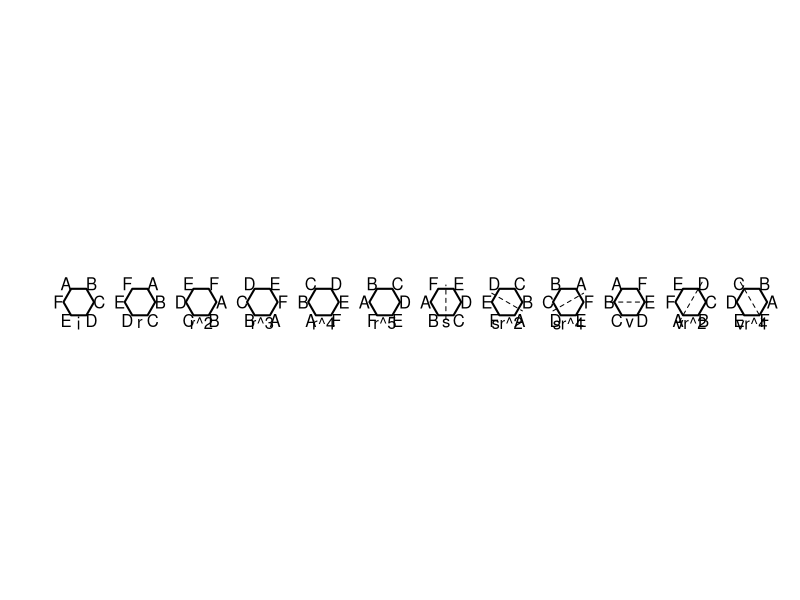
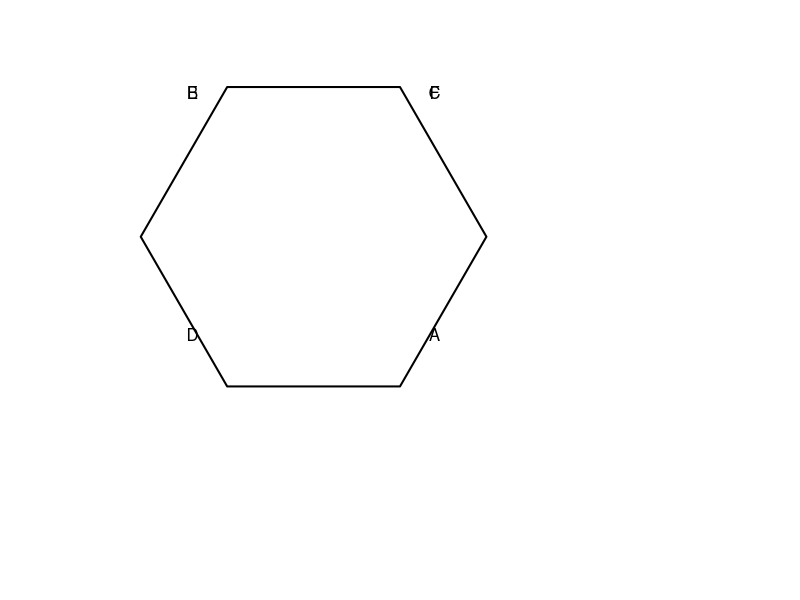

Source code (R) for these figures, in order:
# hexagon
#d6calc.R - Symmetries of the square
#orientation is counter-clockwise
#r is a 60degree rotation
D6.makeDataFrame <- function() {
    DF <- data.frame(name=rep("",8),cfg=rep("",8),stringsAsFactors = FALSE)
    DF[1,] <- c("i","ABCDEF")
    DF[2,] <- c("r","FABCDE")
    DF[3,] <- c("r^2","EFABCD")
    DF[4,] <- c("r^3","DEFABC")
    DF[5,] <- c("r^4","CDEFAB")
    DF[6,] <- c("r^5","BCDEFA")
    DF[7,] <- c("s","FEDCBA")
    DF[8,] <- c("sr^2","DCBAFE")
    DF[9,] <- c("sr^4","BAFEDC")
    DF[10,] <- c("v","AFEDCB")
    DF[11,] <- c("vr^2","EDCBAF")
    DF[12,] <- c("vr^4","CBAFED")
    
    return(DF)
}
BiggsDF <- D6.makeDataFrame()
BiggsDF
#a is one of the Biggs symbols for an operation.
#TODO draw a square

D6.showConfigs <- function(DF) {
    par(mar=c(1,1,1,1))
    plot(NULL,xlim=c(-1,45),ylim = c(-1,3), asp = 1, axes = FALSE)
    for (i in 0:11) {
        points(c(1/2,3/2,2,3/2,1/2,0,1/2)+4*i,c(sqrt(3),sqrt(3),sqrt(3)/2,0,0,sqrt(3)/2,sqrt(3)),type = "l", lwd = 2)
        lbl <- strsplit(DF[i+1,2],"")[[1]]
        text(c(1/2-1/3,3/2+1/3,2+1/3,3/2+1/3,1/2-1/3,0-1/3)+4*i,c(sqrt(3)+1/3,sqrt(3)+1/3,sqrt(3)/2,0-1/3,0-1/3,sqrt(3)/2),lbl)
        text(1+4*i,-0.5,DF[i+1,1])
    }
    segments(c(25,28,32,35.75,40.25,44.25), 
             c(-0.25, 5*sqrt(3)/6, sqrt(3)/6, sqrt(3)/2, -sqrt(3)/4, 5*sqrt(3)/4),
             c(25,30,34,38.25,41.75,45.75), 
             c(sqrt(3) + 0.25, sqrt(3)/6, 5*sqrt(3)/6, sqrt(3)/2, 5*sqrt(3)/4, -sqrt(3)/4), 
             lty = 2)
    #segments_without_offset = [((1, -0.25),(1, 0.25), "up"), ((),(),"across")]
}
D6.showConfigs(BiggsDF)

#cfg is a string of symbols, reading clockwise from the top left of hexagon
#TODO hexagon, similar to showConfigs
#hex_coords = [(1/2, 2),(3/2, 2),(2, sqrt(3)/2),(3/2, 0),(1/2, 0),(0, sqrt(3)/2)]
D6.showHex <- function(cfg){
    par(mar=c(1,1,1,1))
    plot(NULL,xlim=c(0,3),ylim = c(-1,2), asp = 1, axes = FALSE)
    points(c(1/2,3/2,2,3/2,1/2,0,1/2),c(sqrt(3),sqrt(3),sqrt(3)/2,0,0,sqrt(3)/2,sqrt(3)),type = "l", lwd = 2)
    lbl <- strsplit(cfg,"")[[1]]
    text(c(0.3,1.7,1.7,0.3),c(1.7,1.7,0.3,0.3),lbl)
    
}
D6.showHex("BCADEF")
#The return value is the new configuration
# DF[1,] <- c("i","ABCDEF")123456
# DF[2,] <- c("r","FABCDE")612345
# DF[3,] <- c("r^2","EFABCD")561234
# DF[4,] <- c("r^3","DEFABC")456123
# DF[5,] <- c("r^4","CDEFAB")345612
# DF[6,] <- c("r^5","BCDEFA")234561
# DF[7,] <- c("s","FEDCBA")654321
# DF[8,] <- c("sr^2","DCBAFE")432165
# DF[9,] <- c("sr^4","BAFEDC")216543
# DF[10,] <- c("v","AFEDCB")165432
# DF[11,] <- c("vr^2","EDCBAF")543216
# DF[12,] <- c("vr^4","CBAFED")321654
D6.apply <- function(a,cfg){
    v <-strsplit(cfg,"")[[1]]   #select first component of list
    w <- switch(a,
                "i" = v,
                "r" = c(v[6],v[1],v[2],v[3],v[4],v[5]),
                "r^2" = c(v[5],v[6],v[1],v[2],v[3],v[4]),
                "r^3" = c(v[4],v[5],v[6],v[1],v[2],v[3]),
                "r^4" = c(v[3],v[4],v[5],v[6],v[1],v[2]),
                "r^5" = c(v[2],v[3],v[4],v[5],v[6],v[1]),
                "s" = c(v[6],v[5],v[4],v[3],v[2],v[1]),
                "sr^2" = c(v[4],v[3],v[2],v[1],v[6],v[5]),
                "sr^4" = c(v[2],v[1],v[6],v[5],v[4],v[3]),
                "v" = c(v[1],v[6],v[5],v[4],v[3],v[2]),
                "vr^2" = c(v[5],v[4],v[3],v[2],v[1],v[6]),
                "vr^4" = c(v[3],v[2],v[1],v[6],v[5],v[4])
    )
    s <- paste(w,collapse="") 
    return(s)
}
D6.apply("r","DCBAFE")

D6.multiply <- function(DF,a,b){
    #Look up the name, which occurs once and only once
    idx <- which.max(DF$name==b)
    #Find the corresponding configuration
    cfg <- DF$cfg[idx]
    #Apply the group operation to it
    newcfg <- D6.apply(a,cfg)
    print(cfg)
    print(newcfg)
    # Look up the configuration
    idx <- which.max(DF$cfg==newcfg)
    return (DF$name[idx])
}
D6.multiply(BiggsDF,"s","r")

